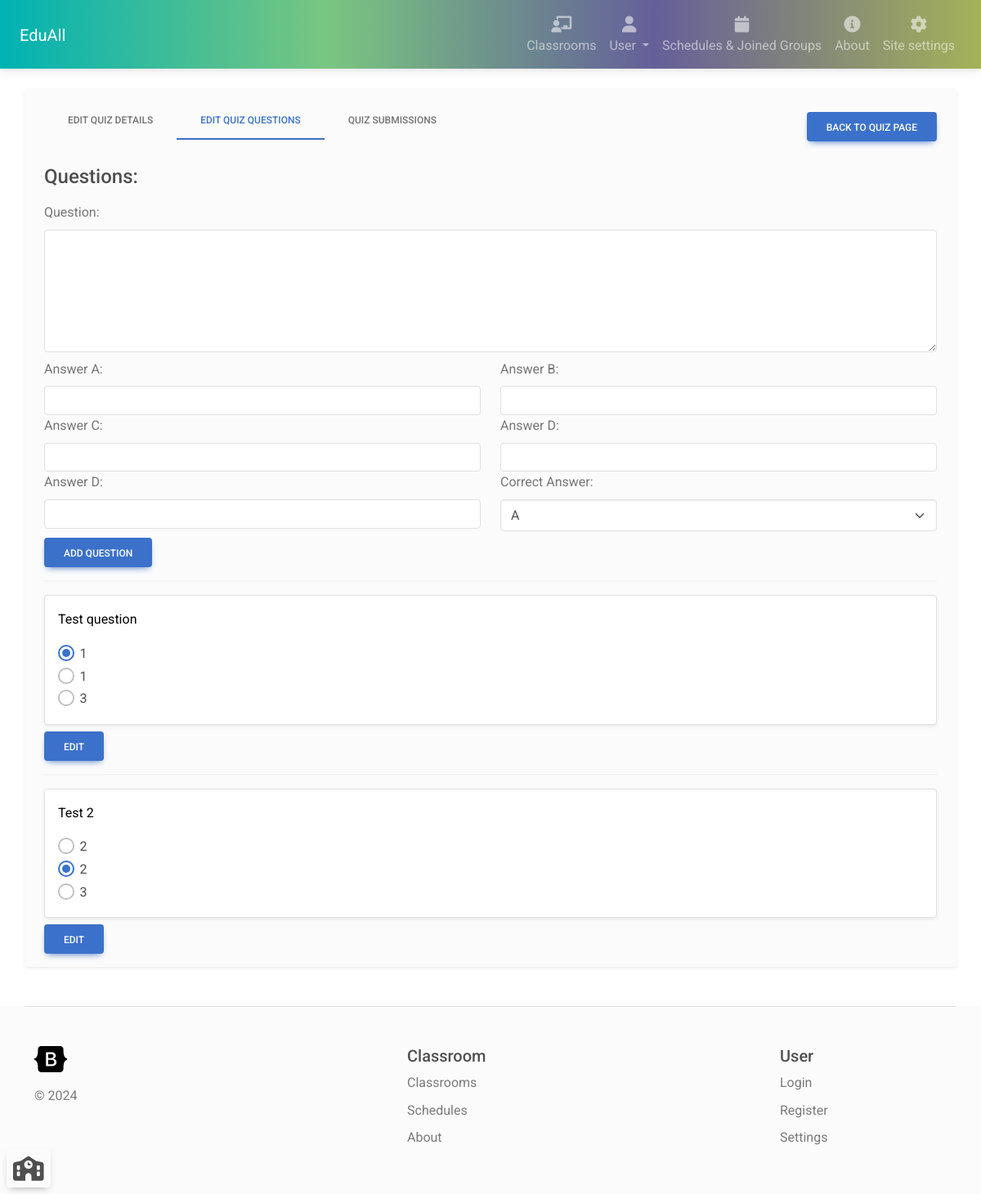
Screenshot of /classroom/quiz/2/questions (signed in) with the database file from the repository.
### classroom_manager/models.py (models this page shows)
class QuizQuestion(models.Model):
    question = models.CharField(max_length=2000)
    quiz = models.ForeignKey(Quiz, on_delete=models.CASCADE)
    a = models.CharField(max_length=500)
    b = models.CharField(max_length=500)
    c = models.CharField(max_length=500)
    d = models.CharField(max_length=500)
    e = models.CharField(max_length=500)
    correct = models.CharField(max_length=1)
    def __str__(self):
        return self.question
    class Meta:
        constraints = [
            models.CheckConstraint(check=models.Q(correct__in=['a', 'b', 'c', 'd', 'e']), name='correct_answer_constraint')
        ]

### classroom_manager/views.py (the view)
# urls.py: path('classroom/quiz/<int:quizId>/questions', views.quizQuestionDetails, name="quiz_question_details"),
@login_required(login_url='login')
def quizQuestionDetails(request: HttpRequest, quizId: int):
    if request.method == 'GET':
        quiz = Quiz.objects.filter(id=quizId).first()
        if quiz == None:
            return render(request, '404page.html')
        questions = QuizQuestion.objects.filter(quiz=quiz).all()
        editingQuestionId = request.GET.get('editingQuestionId')
        try:
            editingQuestionId = int(editingQuestionId)
        except:
            editingQuestionId = None
        isCurrentUserTeacher = isTeacher(request.user.id, quiz.classroom.id)
        context = {'quiz': quiz, 'questions': questions, 'editingQuestionId': editingQuestionId, 'isTeacher': isCurrentUserTeacher}
        return render(request, 'quiz_question_details.html', context)
    else:
        return render(request, '404page.html')

### classroom_manager/views.py (called while the page is built)
def isTeacher(userId, classroomId):
    user = User.objects.filter(id=userId).first()
    classroom = Classroom.objects.filter(id=classroomId, teachers__id__contains=userId).first()
    if user == None or classroom == None:
        return False
    return True

### classroom_manager/templates/quiz_question_details.html (shortened to what this page needs)
{% extends 'navbar.html' %}
{% block content %}
<div class="d-flex justify-content-between align-items-center">
    <ul class="nav nav-tabs mb-3" id="ex1" role="tablist">
        <li class="nav-item" role="presentation">
        <a
            data-mdb-tab-init
            class="nav-link"
            id="edit-quiz-details-tab-control"
            href="{% url 'quiz_details' quiz.id %}"
            role="tab"
            aria-controls="edit-quiz-details-tab"
            aria-selected="true" on-click="quizDetailsTabClicked"
            >Edit quiz details</a>
        </li>
        <li class="nav-item" role="presentation">
        <a data-mdb-tab-init class="nav-link active bg-light"
            id="question-edit-tab-control"
            href="#question-edit-tab"
            role="tab"
            aria-controls="question-edit-tab" on-click="questionEditTabClicked"
            aria-selected="false" >Edit quiz questions</a>
        </li>
        <li class="nav-item" role="presentation">
            <a data-mdb-tab-init class="nav-link"
            id="quiz-submission-tab-control"
            href="{% url 'student_quiz_submissions' quiz.id %}"
            role="tab"
            aria-controls="quiz-submission-tab" on-click="questionEditTabClicked"
            aria-selected="false" >Quiz submissions</a>
        </li>
    </ul>
    <a href="{% url 'quiz_page' quiz.classroom.id %}" class="btn btn-primary">Back to quiz page</a>
</div>
<div class="tab-content" id="ex1-content">
    <div class="tab-pane fade show active" id="question-edit-tab" role="tabpanel" aria-labelledby="question-edit-tab-control">
        <h4 class="mt-3">Questions:</h4>
        <form class="mt-3" action="{% url 'add_question_to_quiz' quiz.id %}" method="post" enctype="multipart/form-data">
            <div class="form-group mt-2">
                <label for="question" class="form-label">Question:</label>
                <textarea id="question" name="question" class="form-control" style="height: 150px"></textarea>
            </div>
            <div class="mt-2 row">
                <div class="form-group col-12 col-xl-6">
                    <label for="a" class="form-label">Answer A:</label>
                    <input type="text" class="form-control" id="a" name="a" required>
                </div>
                <div class="form-group col-12 col-xl-6">
                    <label for="b" class="form-label">Answer B:</label>
                    <input type="text" class="form-control" id="b" name="b" required>
                </div>
                <div class="form-group col-12 col-xl-6">
                    <label for="c" class="form-label">Answer C:</label>
                    <input type="text" class="form-control" id="c" name="c">
                </div>
                <div class="form-group col-12 col-xl-6">
                    <label for="d" class="form-label">Answer D:</label>
                    <input type="text" class="form-control" id="d" name="d">
                </div>
                <div class="form-group col-12 col-xl-6">
                    <label for="e" class="form-label">Answer D:</label>
                    <input type="text" class="form-control" id="e" name="e">
                </div>
                <div class="form-group col-12 col-xl-6">
                    <label for="correctAnswer" class="form-label">Correct Answer:</label>
                    <select class="form-select" id="answer" name="answer" required>
                        <option value="a">A</option>
                    </select>
                </div>
            </div>
            <div class="form-group mt-2">
                <button type="submit" class="btn btn-primary">Add question</button>
            </div>
        </form>
        {% if questions %}
            <div>
                {% for question in questions %}
                <hr class="hr"/>
                {% if editingQuestionId != question.id %}
                <div class="border rounded-2 px-3 py-3 mb-0 mt-0 shadow-sm bg-white" style="">
                    <p class="text-black mt-0">{{ question }}</p>
                    <div class="form-check">
                        <input class="form-check-input" type="radio" name="{{ question.id }}" value="a" id="answerA{{ question.id }}"
                        {% if question.correct == 'a' %}checked{% endif %} readonly>
                        <label class="form-check-label" for="answerA{{ question.id }}">
                        {{ question.a}}
                        </label>
                    </div>
                    <div class="form-check">
                        <input class="form-check-input" type="radio" name="{{ question.id }}" value="b" id="answerB{{ question.id }}"
                        {% if question.correct == 'b' %}checked{% endif %} readonly>
                        <label class="form-check-label" for="answerB{{ question.id }}">
                        {{ question.b }}
                        </label>
                    </div>
                    {% if question.c %}
                        <div class="form-check">
                            <input class="form-check-input" type="radio" name="{{ question.id }}" value="c" id="answerC{{ question.id }}"
                            {% if question.correct == 'c' %}checked{% endif %} readonly>
                            <label class="form-check-label" for="answerC{{ question.id }}">
                            {{ question.c }}
                            </label>
                        </div>
                    {% endif %}
                </div>
                {% endif %}
                <div class="d-flex align-items-center mt-2">
                    {% if editingQuestionId is none or editingQuestionId != question.id %}
                    <a class="btn btn-primary" role="button"
                    href="{% url 'quiz_details' question.quiz.id %}?editingQuestionId={{ question.id }}">Edit</a>
                    {% endif %}
                </div>
                {% endfor %}
            </div>
        {% endif %}
    </div>
</div>
{% endblock %}

### classroom_manager/static/css/variables.css (style rules this page uses)
:root { --primary: #155bd5; --primary-dark: #1c3ab6; --primary-light: #e2f1ff; --accent: #00d4d7; --accent-dark: #00bac1; --accent-light: #dff9f8; --success: #13d527; --success-dark: #00ae11; --success-light: #eafbe7; --secondary: #8f15d5; --secondary-dark: #6013c7; --secondary-light: #f4e5fa; --info: #15b2d5; --info-dark: #0f8ca8; --info-light: #e0f5fa; --caution: #dbbb25; --caution-dark: #d58f15; --caution-light: #fbf9e4; --error: #e6185e; --error-dark: #bf1257; --error-light: #fce4eb; --black: #1d1d1d; --dark-1: #2d2d2d; --dark-2: #4d4d4d; --dark-3: #6d6d6d; --gray-1: #8d8d8d; --gray-2: #adadad; --gray-3: #cdcdcd; --gray-4: #e0e0e0; --light-1: #efefef; --light-2: #f5f5f5; --light-3: #fafafa; --white: #ffffff; --gradient-1: linear-gradient(180deg, #155bd5 0%, #1c3ab6 100%); --gradient-2: linear-gradient(180deg, #155bd5 13.02%, #00d4d7 85.42%); --gradient-3: linear-gradient(180deg, #155bd5 0%, #8f15d5 100%); --gradient-4: linear-gradient(180deg, #155bd5 0%, #13d527 100%); --gradient-5: linear-gradient(180deg, #155bd5 0%, #15bbd5 100%); --gradient-6: linear-gradient(180deg, #155bd5 0%, #dbbb25 100%); --gradient-7: linear-gradient(180deg, #155bd5 0%, #e6185e 100%); --gradient-8: linear-gradient(180deg, #1c3ab6 0%, #00bac1 100%); --gradient-9: linear-gradient(180deg, #00d4d7 13.02%, #155bd5 85.42%); --shadow-1: 0px 0px 1px rgba(40, 41, 61, 0.08), 0px 0.5px 2px rgba(96, 97, 112, 0.16); --shadow-2: 0px 0px 1px rgba(40, 41, 61, 0.04), 0px 2px 4px rgba(96, 97, 112, 0.16); --shadow-3: 0px 0px 2px rgba(40, 41, 61, 0.04), 0px 4px 8px rgba(96, 97, 112, 0.16); --shadow-4: 0px 2px 4px rgba(40, 41, 61, 0.04), 0px 8px 16px rgba(96, 97, 112, 0.16); --shadow-5: 0px 2px 8px rgba(40, 41, 61, 0.04), 0px 16px 24px rgba(96, 97, 112, 0.16); --shadow-6: 0px 2px 8px rgba(40, 41, 61, 0.08), 0px 20px 32px rgba(96, 97, 112, 0.24); }

### rows the page displays
QuizQuestion: question "Test question", correct "☑ 1", a "1", correct "☐ 1", b "1", correct "☐ 3", c "3"
QuizQuestion: question "Test 2", correct "☐ 2", a "2", correct "☑ 2", b "2", correct "☐ 3", c "3"
